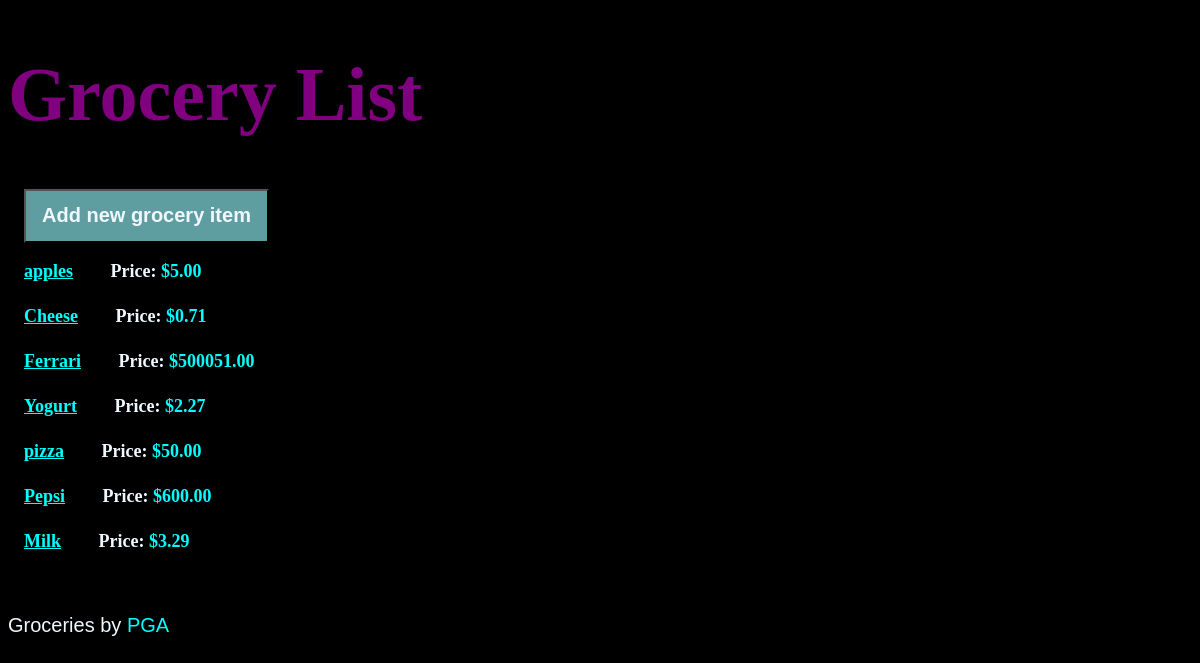
The app's page /, older data.
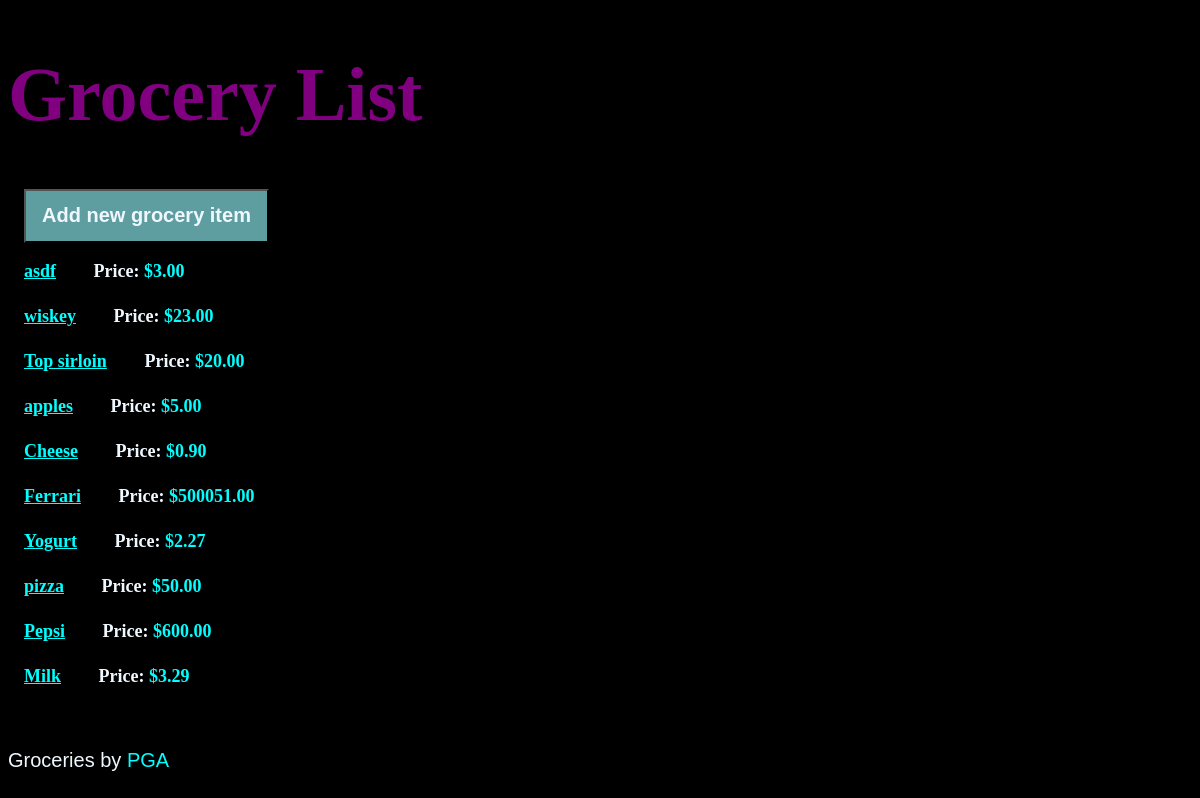
The same page, newer data.
### list_items/models.py (models this page shows, shortened)
class List_items(models.Model):
    groc_item = models.CharField(max_length=70)
    notes = models.TextField()
    item_price = models.DecimalField(max_digits=8, decimal_places=2)
    budget = models.DecimalField(max_digits=8, decimal_places=2)
    date_created = models.DateTimeField(default=timezone.now)
    class Meta:
        verbose_name_plural = "ListItems"

### list_items/views.py (the view)
class List_itemsListView(ListView):
    model = List_items
    queryset = List_items.objects.all().order_by("-date_created")

### list_items/templates/list_items/list_items_list.html
{% extends "list_items/base.html" %}
{% block content %}
<article>
    <a href="{% url 'list_items-create' %}"><button>Add new grocery item</button></a>
</article>
    {% for list_item in list_items_list %}
        <article>
            <h4>
                <a href="{% url 'list_items-detail' list_item.id %}">
                    {{ list_item.groc_item }}
                </a>
            </h4>
            <h4  class="{{list_item.item_price}}">
                <span id="prilistspan">Price: </span>${{ list_item.item_price}}
            </h4>
        </article>
    {% endfor %}
    <br><br>
    <h9 id="dat">Groceries by <span id="name">PGA</span></em></h9>
{% endblock %}

Row changes from the older to the newer data that the page shows:
added List_items: groc_item "asdf", item_price "3.00"
added List_items: groc_item "wiskey", item_price "23.00"
added List_items: groc_item "Top sirloin", item_price "20.00"
changed List_items "Cheese": item_price "0.71" → "0.90"
